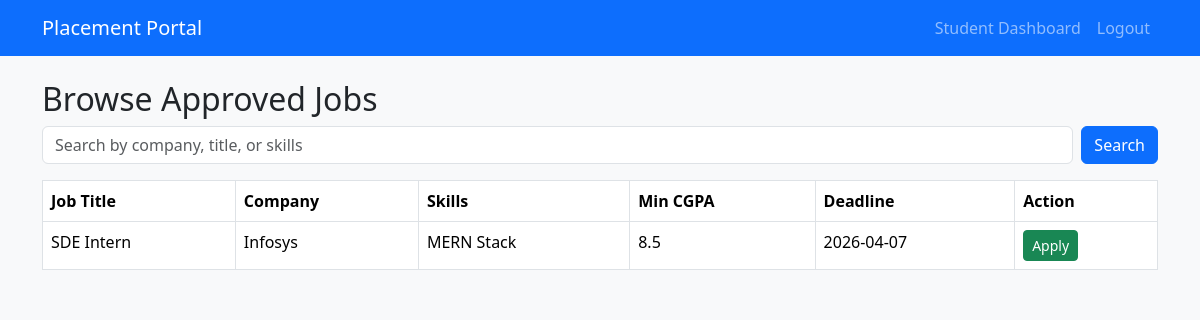
Screenshot of /student/jobs (signed in) with the database file from the repository.
### models.py (models this page shows)
class PlacementDrive(db.Model):
    __tablename__ = "placement_drives"
    id = db.Column(db.Integer, primary_key=True)
    company_id = db.Column(db.Integer, db.ForeignKey("companies.id"), nullable=False)
    job_title = db.Column(db.String(150), nullable=False)
    job_description = db.Column(db.Text, nullable=False)
    eligibility_criteria = db.Column(db.Text)
    min_cgpa = db.Column(db.Float, nullable=False)
    deadline = db.Column(db.Date, nullable=False)
    status = db.Column(
        db.String(20), default="Pending"
    )  # Pending / Approved / Closed / Rejected
    required_skills = db.Column(db.Text)
    experience_required = db.Column(db.String(100))
    salary_range = db.Column(db.String(100))
    applications = db.relationship("Application", backref="drive", lazy=True)

class Company(db.Model):
    __tablename__ = "companies"
    id = db.Column(db.Integer, db.ForeignKey("users.id"), primary_key=True)
    company_name = db.Column(db.String(150), nullable=False)
    hr_contact_name = db.Column(db.String(120), nullable=False)
    hr_contact_email = db.Column(db.String(120), nullable=False)
    hr_contact_phone = db.Column(db.String(20))
    website = db.Column(db.String(255))
    industry = db.Column(db.String(100))
    approval_status = db.Column(db.String(20), default="Pending")  # Pending / Approved / Rejected
    drives = db.relationship("PlacementDrive", backref="company", lazy=True)

### student_routes.py (the view, shortened to what this page needs)
@student_bp.route("/jobs")
@login_required
def jobs():
    q = request.args.get("q", "").strip()
    query = PlacementDrive.query.join(Company).filter(PlacementDrive.status == "Approved")
    drives = query.order_by(PlacementDrive.id.desc()).all()
    return render_template("student/jobs.html", drives=drives, q=q)

### models.py (called while the page is built)
@login_manager.user_loader
def load_user(user_id):
    return User.query.get(int(user_id))

### student_routes.py (called while the page is built)
def student_only():
    return current_user.is_authenticated and current_user.role == "student"

@student_bp.before_request
def restrict_student_routes():
    if not student_only():
        return "Access denied", 403

### templates/student/jobs.html
{% extends "base.html" %}
{% block content %}
<h2>Browse Approved Jobs</h2>
<form method="GET" class="mb-3 d-flex gap-2">
    <input type="text" name="q" class="form-control" placeholder="Search by company, title, or skills" value="{{ q }}">
    <button type="submit" class="btn btn-primary">Search</button>
</form>
<table class="table table-bordered">
    <thead>
        <tr>
            <th>Job Title</th>
            <th>Company</th>
            <th>Skills</th>
            <th>Min CGPA</th>
            <th>Deadline</th>
            <th>Action</th>
        </tr>
    </thead>
    <tbody>
        {% for drive in drives %}
        <tr>
            <td>{{ drive.job_title }}</td>
            <td>{{ drive.company.company_name }}</td>
            <td>{{ drive.required_skills or "-" }}</td>
            <td>{{ drive.min_cgpa }}</td>
            <td>{{ drive.deadline }}</td>
            <td>
                <form method="POST" action="{{ url_for('student.apply', drive_id=drive.id) }}">
                    <button type="submit" class="btn btn-success btn-sm">Apply</button>
                </form>
            </td>
        </tr>
        {% endfor %}
    </tbody>
</table>
{% endblock %}

### templates/base.html (style rules this page uses)
.table-responsive-auto .table { min-width: 640px; margin-bottom: 0; }

### rows the page displays
PlacementDrive: job_title "SDE Intern", company.company_name "Infosys", required_skills "MERN Stack", min_cgpa "8.5", deadline "2026-04-07"
